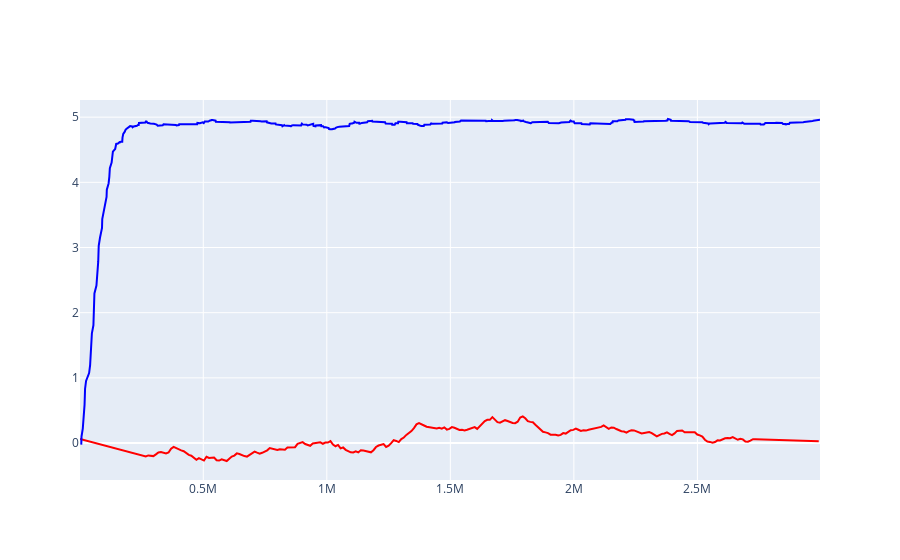

The cell this chart's notebook holds for it:
### Code cell
fig = go.Figure()
fig.add_trace(go.Scatter(
    x = r_eval_1tl['Step'],
    y = signal.savgol_filter(r_eval_1tl['Value'], 53, 1),
    mode = 'lines',
    line = go.scatter.Line(color="red"),
    showlegend=False
))

fig.add_trace(go.Scatter(
    x = r_train_1tl['Step'],
    y = signal.savgol_filter(r_train_1tl['Value'], 53, 1), 
    mode = 'lines',
    line = go.scatter.Line(color="blue"),
    showlegend=False
))

fig.show()

### Figure 1 — Plotly figure (JSON) as saved in the notebook; plotly's stock layout.template omitted (floating-point values rounded to 4 significant figures; data arrays with more than 128 entries replaced by an {"elided": "..."} marker saying what was removed)
{"data": [{"line": {"color": "red"}, "mode": "lines", "showlegend": false, "type": "scatter", "x": {"elided": "293 int values"}, "y": {"elided": "293 float values"}}, {"line": {"color": "blue"}, "mode": "lines", "showlegend": false, "type": "scatter", "x": {"elided": "1000 int values"}, "y": {"elided": "1000 float values"}}], "layout": {}}
